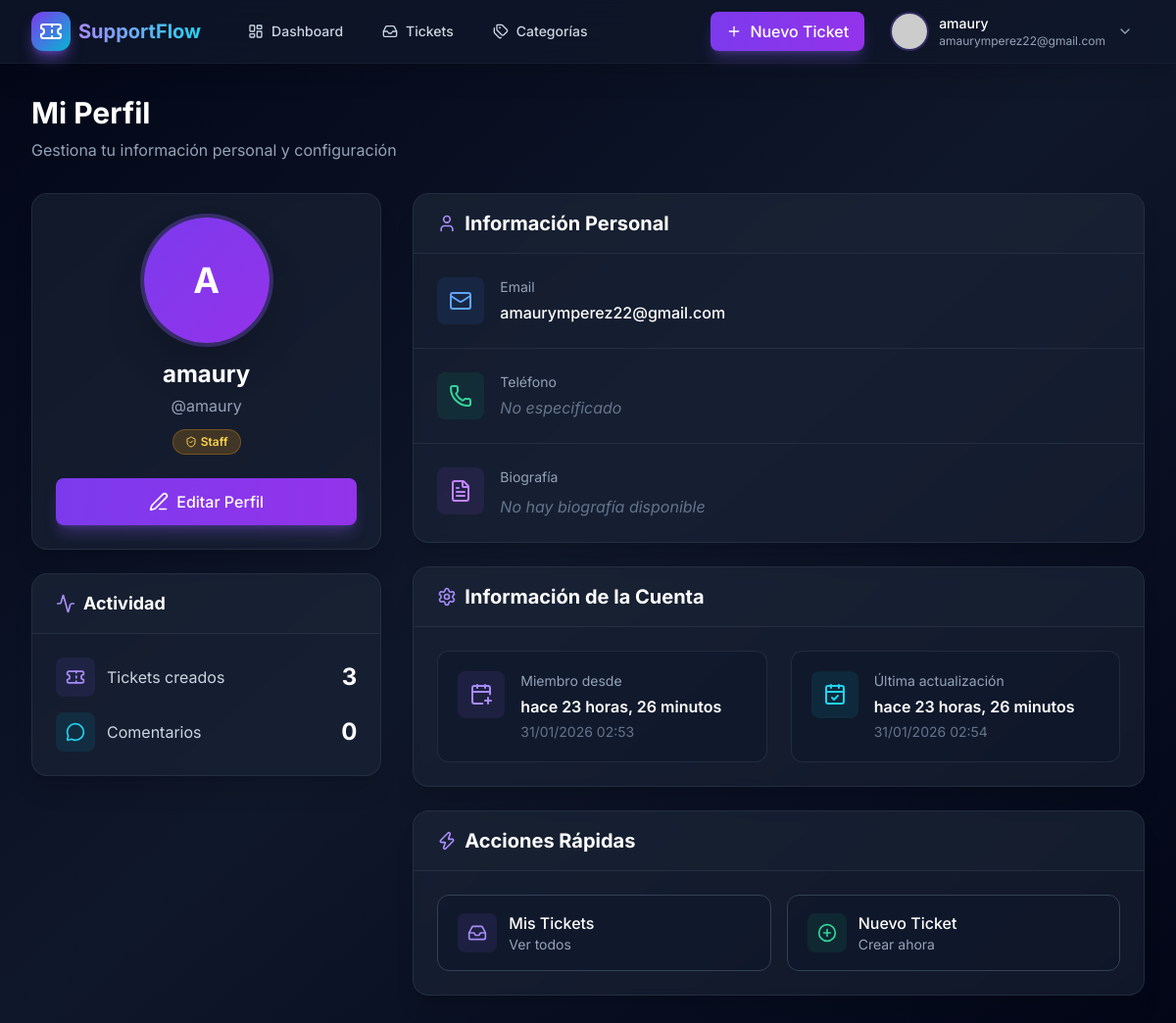
The page /accounts/perfil-detail/1/ (signed in) on the database as committed earlier.
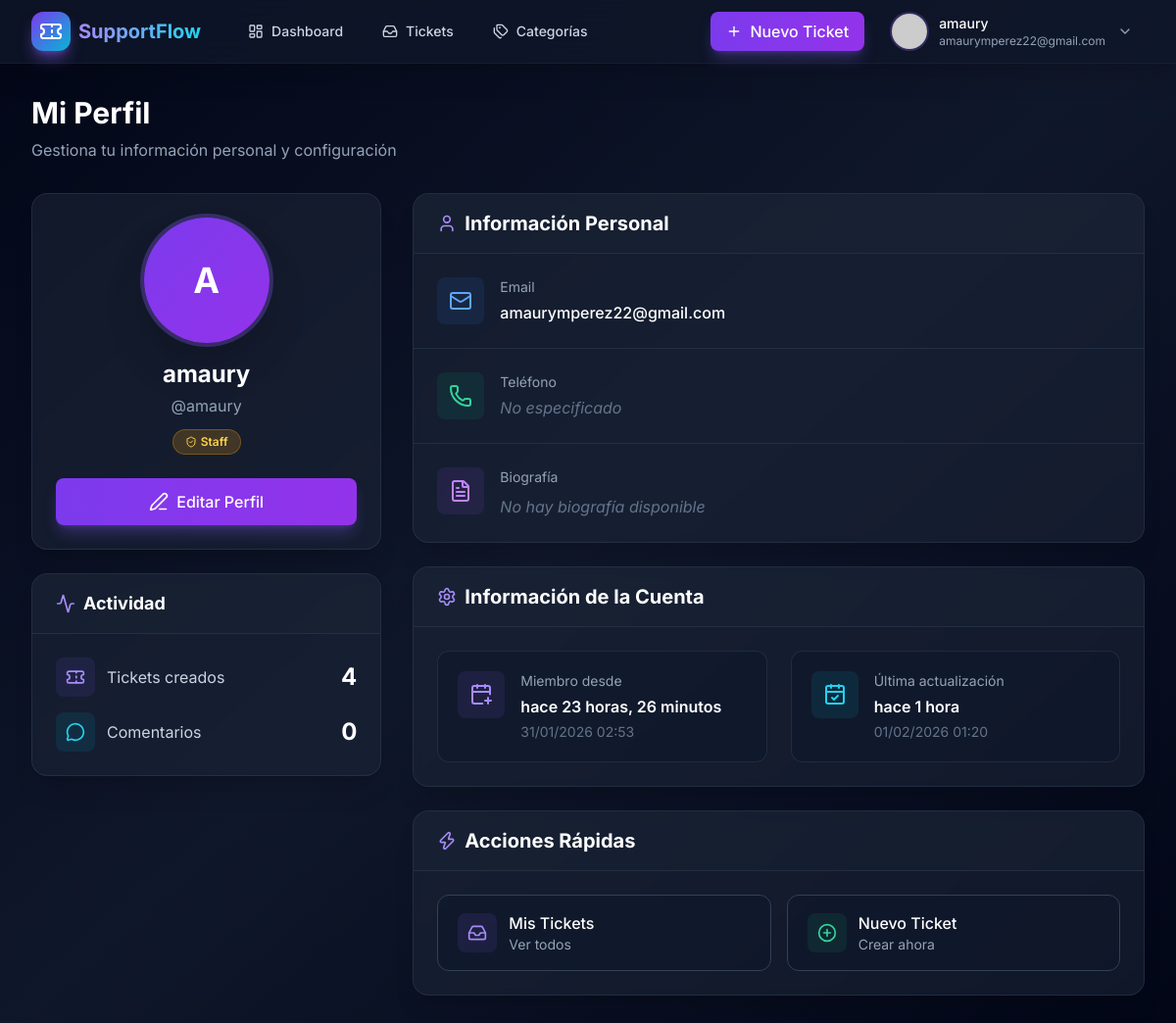
The same page on the database as committed later.
### accounts/models.py (models this page shows, shortened)
class Perfil(models.Model):
    usuario = models.OneToOneField(User, on_delete=models.CASCADE, related_name = 'perfil')
    numero = models.CharField(max_length=15, blank = True, null = True)
    email = models.EmailField(null = True, blank = True)
    biografia = models.TextField(blank = True, null =True)
    imagen = models.ImageField(null = True, blank = True)
    created = models.DateTimeField(auto_now_add=True)
    updated = models.DateTimeField(auto_now=True)
    class Meta:
        verbose_name = 'Perfil'
        verbose_name_plural = 'Perfiles'

### accounts/views.py (the view)
# urls.py: path('perfil-detail/<int:pk>/', PerfilDetailView.as_view(), name = 'perfil_detail'),
class PerfilDetailView(LoginRequiredMixin, generic.DetailView):
    model = Perfil
    template_name = 'registration/perfil_detail.html'
    context_object_name = 'perfil_user'
    def get_queryset(self):
        if self.request.user.is_staff:
            return Perfil.objects.select_related('usuario').all()
        return Perfil.objects.select_related('usuario').filter(usuario = self.request.user)

### accounts/templates/registration/perfil_detail.html (shortened to what the changed rows need)
{% extends 'base.html' %}
{% load static %}
{% block content %}
<div class="mb-8">
    <h1 class="text-3xl font-bold text-white mb-2">Mi Perfil</h1>
</div>
<div class="grid grid-cols-1 lg:grid-cols-3 gap-8">
    <div class="space-y-6">
        <div class="rounded-2xl bg-slate-800/50 backdrop-blur-sm border border-slate-700/50 overflow-hidden shadow-xl">
            <div class="p-6">
                <div class="flex flex-col items-center text-center">
                    {% if perfil_user.imagen %}
                        <img src="{{ perfil_user.imagen.url }}"
                             alt="{{ perfil_user.usuario.username }}"
                             class="w-32 h-32 rounded-full object-cover ring-4 ring-violet-500/30 shadow-2xl mb-4">
                    {% else %}
                        <div class="w-32 h-32 rounded-full bg-gradient-to-br from-violet-600 to-purple-600 flex items-center justify-center ring-4 ring-violet-500/30 shadow-2xl mb-4">
                            <span class="text-4xl font-bold text-white">
                                {{ perfil_user.usuario.username|slice:":1"|upper }}
                            </span>
                        </div>
                    {% endif %}
                    <h2 class="text-2xl font-bold text-white mb-1">
                        {{ perfil_user.usuario.get_full_name|default:perfil_user.usuario.username }}
                    </h2>
                    <p class="text-slate-400 mb-1">@{{ perfil_user.usuario.username }}</p>
                    {% if perfil_user.usuario.is_staff %}
                    <span class="inline-flex items-center gap-1 px-3 py-1 bg-amber-500/20 border border-amber-500/30 text-amber-300 rounded-full text-xs font-semibold mt-2">
                        <i data-lucide="shield-check" class="w-3 h-3"></i>
                        <span>Staff</span>
                    </span>
                    {% endif %}
                </div>
            </div>
        </div>
        <div class="rounded-2xl bg-slate-800/50 backdrop-blur-sm border border-slate-700/50 overflow-hidden shadow-xl">
            <div class="p-6 space-y-4">
                <div class="flex items-center justify-between">
                    <div class="flex items-center gap-3">
                        <div class="w-10 h-10 rounded-lg bg-violet-500/10 flex items-center justify-center">
                        </div>
                        <span class="text-slate-300">Tickets creados</span>
                    </div>
                    <span class="text-2xl font-bold text-white">{{ perfil_user.usuario.ticket_set.count }}</span>
                </div>
                <div class="flex items-center justify-between">
                    <div class="flex items-center gap-3">
                        <div class="w-10 h-10 rounded-lg bg-cyan-500/10 flex items-center justify-center">
                        </div>
                        <span class="text-slate-300">Comentarios</span>
                    </div>
                    <span class="text-2xl font-bold text-white">{{ perfil_user.usuario.comentarios_creador.count }}</span>
                </div>
            </div>
        </div>
    </div>
    <div class="lg:col-span-2 space-y-6">
        <div class="rounded-2xl bg-slate-800/50 backdrop-blur-sm border border-slate-700/50 overflow-hidden shadow-xl">
            <div class="divide-y divide-slate-700/50">
                <div class="p-6">
                    <div class="flex items-start gap-4">
                        <div class="flex-1 min-w-0">
                            <div class="text-slate-400 text-sm mb-1">Email</div>
                            {% if perfil_user.email %}
                                <div class="text-white font-medium break-all">{{ perfil_user.email }}</div>
                            {% else %}
                                <div class="text-slate-500 italic">No especificado</div>
                            {% endif %}
                        </div>
                    </div>
                </div>
            </div>
        </div>
        <div class="rounded-2xl bg-slate-800/50 backdrop-blur-sm border border-slate-700/50 overflow-hidden shadow-xl">
            <div class="p-6">
                <div class="grid grid-cols-1 md:grid-cols-2 gap-6">
                    <div class="rounded-xl bg-slate-900/50 border border-slate-700/50 p-5">
                        <div class="flex items-start gap-4">
                            <div class="flex-1 min-w-0">
                                <div class="text-slate-400 text-sm mb-1">Miembro desde</div>
                                <div class="text-white font-semibold mb-1">hace {{ perfil_user.created|timesince }}</div>
                                <div class="text-slate-500 text-sm">{{ perfil_user.created|date:"d/m/Y H:i" }}</div>
                            </div>
                        </div>
                    </div>
                    <div class="rounded-xl bg-slate-900/50 border border-slate-700/50 p-5">
                        <div class="flex items-start gap-4">
                            <div class="flex-1 min-w-0">
                                <div class="text-slate-400 text-sm mb-1">Última actualización</div>
                                <div class="text-white font-semibold mb-1">hace {{ perfil_user.updated|timesince }}</div>
                                <div class="text-slate-500 text-sm">{{ perfil_user.updated|date:"d/m/Y H:i" }}</div>
                            </div>
                        </div>
                    </div>
                </div>
            </div>
        </div>
    </div>
</div>
{% endblock %}

Rows that differ between the two databases and show on the page:
changed Perfil "amaurymperez22@gmail.com": usuario.ticket_set.count "3" → "4"; updated "23 horas, 26 minutos" → "1 hora"; updated "31/01/2026 02:54" → "01/02/2026 01:20"
